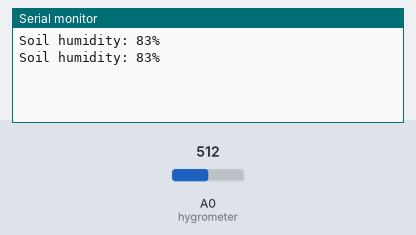
The sketch below on a simulated Arduino Uno, built with avr-gcc and run on an emulated ATmega328P. Shown: the last lines printed to the serial monitor. The inputs (shaded band) are chosen by the test bench; at power-on: A0 (hygrometer) = 512.

Above: at 1.8 s.
1.9 s: A0 (hygrometer) set to 716
At 2.8 s:
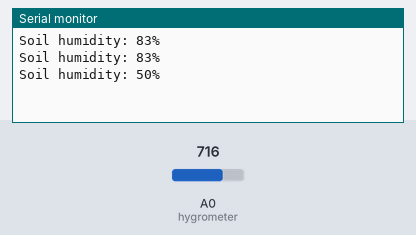
3.4 s: A0 (hygrometer) set to 900
At 4.8 s:
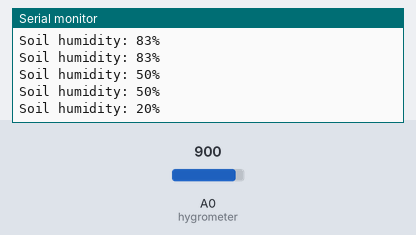
Timing chart, 0 to 6.4 s (numbered marks = the images above; inputs shaded):
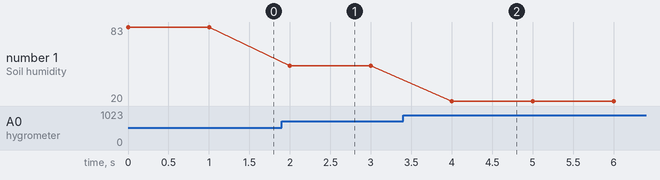

Measured:
- after the input at 1.9 s, the serial monitor: prints a new line after 0.10 s (image 1)
- after the input at 3.4 s, the serial monitor: prints a new line after 0.60 s (image 2)
- plotted number 1: 83 → 50 after the input at 1.9 s, 50 → 20 after the input at 3.4 s

The sketch:

35_Soil_Moisture_Sensor.ino
```cpp
/***********************************************************
File name:  35 . Soil Moisture Sensor .ino Description:
Let, Detect the amount of moisture or water soil contains . **********************/
const int hygrometer = A0;  // Soil moisture sensor analog pin output at pin A0 of Arduino
int value;

void setup()  {
 Serial.begin(9600);
}

void loop()    {

 value = analogRead(hygrometer);  // Read analog value
 value = constrain(value,400,1023);  // Keep the ranges!
 value = map(value,400,1023,100,0);  // Map value : 400 will be 100 and 1023 will be 0
 Serial.print("Soil humidity: ");
 Serial.print(value);
 Serial.println("%");
 delay(1000);  // Read every 1 sec
}
```
